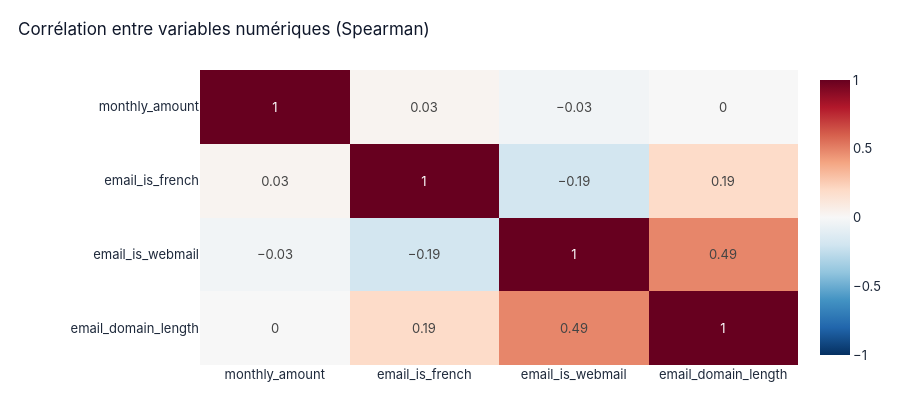

Here is the notebook cell this chart was saved with:
### Code cell
viz.plot_numeric_correlation(train, NUMERIC_FEATURES, method = "spearman").show()

### Figure 1 — Plotly figure (JSON) as saved in the notebook; plotly's stock layout.template omitted (floating-point values rounded to 4 significant figures)
{"data": [{"coloraxis": "coloraxis", "hovertemplate": "x: %{x}<br>y: %{y}<br>color: %{z}<extra></extra>", "name": "0", "texttemplate": "%{z}", "type": "heatmap", "x": ["monthly_amount", "email_is_french", "email_is_webmail", "email_domain_length"], "xaxis": "x", "y": ["monthly_amount", "email_is_french", "email_is_webmail", "email_domain_length"], "yaxis": "y", "z": [[1.0, 0.03, -0.03, 0.0], [0.03, 1.0, -0.19, 0.19], [-0.03, -0.19, 1.0, 0.49], [0.0, 0.19, 0.49, 1.0]]}], "layout": {"bargap": 0.3, "coloraxis": {"autocolorscale": false, "cmax": 1, "cmin": -1, "colorscale": [[0, "rgb(5,48,97)"], [0.1, "rgb(33,102,172)"], [0.2, "rgb(67,147,195)"], [0.3, "rgb(146,197,222)"], [0.4, "rgb(209,229,240)"], [0.5, "rgb(247,247,247)"], [0.6, "rgb(253,219,199)"], [0.7, "rgb(244,165,130)"], [0.8, "rgb(214,96,77)"], [0.9, "rgb(178,24,43)"], [1, "rgb(103,0,31)"]], "showscale": true}, "font": {"color": "#1E293B", "family": "Inter, Segoe UI, Helvetica, Arial, sans-serif", "size": 13}, "height": 420, "margin": {"b": 55, "l": 200, "r": 85, "t": 70}, "paper_bgcolor": "white", "plot_bgcolor": "white", "title": {"font": {"color": "#0F172A", "size": 17}, "text": "Corrélation entre variables numériques (Spearman)", "x": 0.02, "xanchor": "left"}, "xaxis": {"anchor": "y", "domain": [0, 1]}, "yaxis": {"anchor": "x", "autorange": "reversed", "domain": [0, 1]}}}
